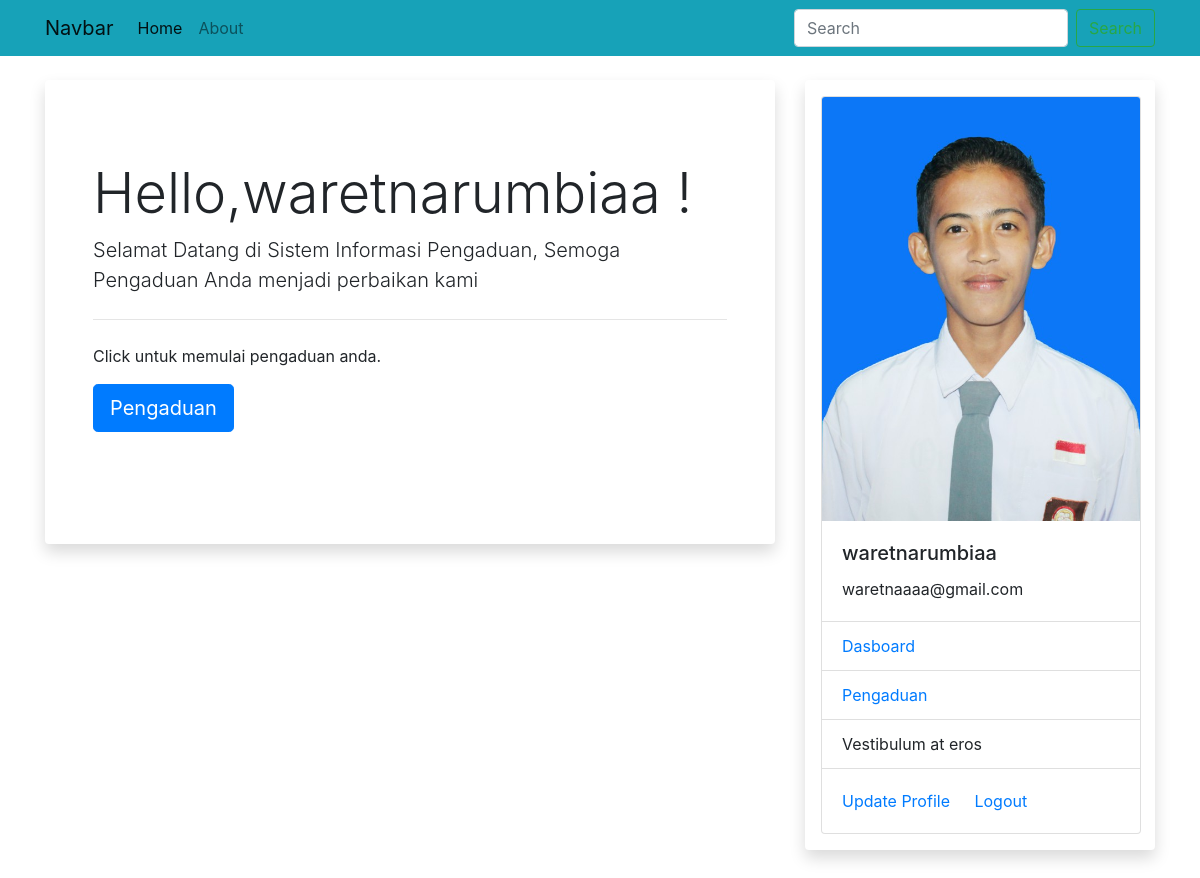
The app's page /akunmahasiswa (signed in) with its own data.
### sim/models.py (models this page shows, shortened)
class Tmahasiswa(db.Model, UserMixin):
    id = db.Column(db.Integer, primary_key=True)
    npm = db.Column(db.String(15), unique=True, nullable=False)
    nama = db.Column(db.String(100), nullable=False)
    email = db.Column(db.String(120), unique=True, nullable=False)
    password = db.Column(db.String(80), nullable=False)
    kelas = db.Column(db.String(20), nullable=False)
    alamat = db.Column(db.String(100), nullable=False)
    foto = db.Column(db.String(30), nullable=False, default='default.jpg')
    pengaduans = db.relationship('Tpengaduan', backref='mahasiswa', lazy=True)

### sim/mahasiswa/routes.py (the view)
@rmahasiswa.route("/akunmahasiswa")
@login_required
def akunmahasiswa():
    return render_template('akunmahasiswa.html')

### sim/models.py (called while the page is built)
@login_manager.user_loader
def load_user(mahasiswa_id):
    return Tmahasiswa.query.get(int(mahasiswa_id))

### sim/templates/akunmahasiswa.html
{% extends "base.html" %}
{% block konten %}
<div class="jumbotron">
    <h1 class="display-4">Hello,{{current_user.nama}} !</h1>
    <p class="lead">Selamat Datang di Sistem Informasi Pengaduan, Semoga Pengaduan Anda menjadi perbaikan kami</p>
    <hr class="my-4">
    <p>Click untuk memulai pengaduan anda.</p>
    <a class="btn btn-primary btn-lg" href="{{url_for('rmahasiswa.pengaduan')}}" role="button"> Pengaduan</a>
  </div>
{%endblock%}

### sim/templates/base.html (shortened to what this page needs)
<html>
    <head>
        <link rel="stylesheet" href="{{url_for ('static', filename="css/bootstrap.min.css")}}">
        <link rel="stylesheet" type="text/css" href="{{url_for ('static', filename="css/style.css")}}">
    </head>
    <body>
        <nav class="navbar navbar-expand-lg navbar-light bg-info">
        <div class="container">
            <a class="navbar-brand" href="#">Navbar</a>
            <div class="collapse navbar-collapse" id="navbarSupportedContent">
              <ul class="navbar-nav mr-auto">
                <li class="nav-item active">
                  <a class="nav-link" href="{{url_for('rmahasiswa.home')}}">Home <span class="sr-only">(current)</span></a>
                </li>
                <li class="nav-item">
                  <a class="nav-link" href="{{url_for('rmahasiswa.about')}}">About</a>
                </li>
              </ul>
              <form class="form-inline my-2 my-lg-0">
                <input class="form-control mr-sm-2" type="search" placeholder="Search" aria-label="Search">
                <button class="btn btn-outline-success my-2 my-sm-0" type="submit">Search</button>
              </form>
            </div>
        </div>
          </nav>
        <div class="container mt-4">
          <div class="row">
            <div class="col-md-8">
              <div class="shadow p-3 mb-5 bg-white rounded">
              {%block konten%}
              {%endblock%}
              </div>
            </div>
            <div class="col-md-4">
              <div class="shadow p-3 mb-5 bg-white rounded">
                  {%if current_user.is_authenticated %}
                  <div class="card" style="width: 20rem;">
                    <img src="{{url_for('static', filename='foto/' + current_user.foto)}}" class="card-img-top" alt="...">
                    <div class="card-body">
                      <h5 class="card-title">{{current_user.nama}}</h5>
                      <p class="card-text">{{current_user.email}}</p>
                    </div>
                    <ul class="list-group list-group-flush">
                      <li class="list-group-item"><a href="{{url_for('rmahasiswa.akunmahasiswa')}}"">Dasboard</a></li>
                      <li class="list-group-item"><a href="{{url_for('rmahasiswa.pengaduan')}}">Pengaduan</a></li>
                      <li class="list-group-item">Vestibulum at eros</li>
                    </ul>
                    <div class="card-body">
                      <a href="{{url_for('rmahasiswa.edit_mahasiswa')}}" class="card-link">Update Profile</a>
                      <a href="{{url_for('rmahasiswa.logout_mahasiswa')}}" class="card-link">Logout</a>
                    </div>
                  </div>
                  {% else%}
                   <h1> Menu Lain</h1>
                   <li>Data Mahasiswa</li>
                   <li>Data Dosen</li>
                  {% endif %}
            </div>
          </div>
          </div>
        </div>
    </body>
</html>

### sim/static/css/style.css (style rules this page uses)
.jumbotron { background-color: white; }

### records on screen
Tmahasiswa: nama "waretnarumbiaa", foto (placeholder picture), email "waretnaaaa@gmail.com"
